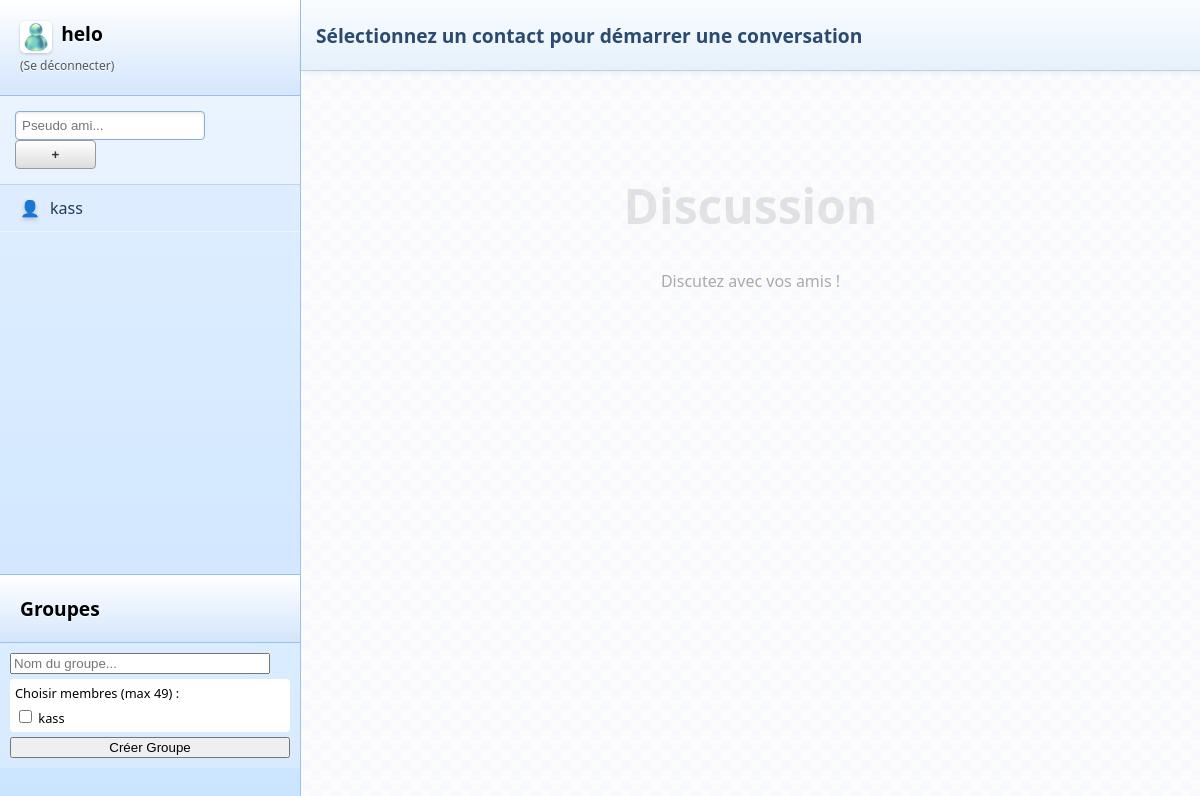
Page / (signed in) on the earlier database version.
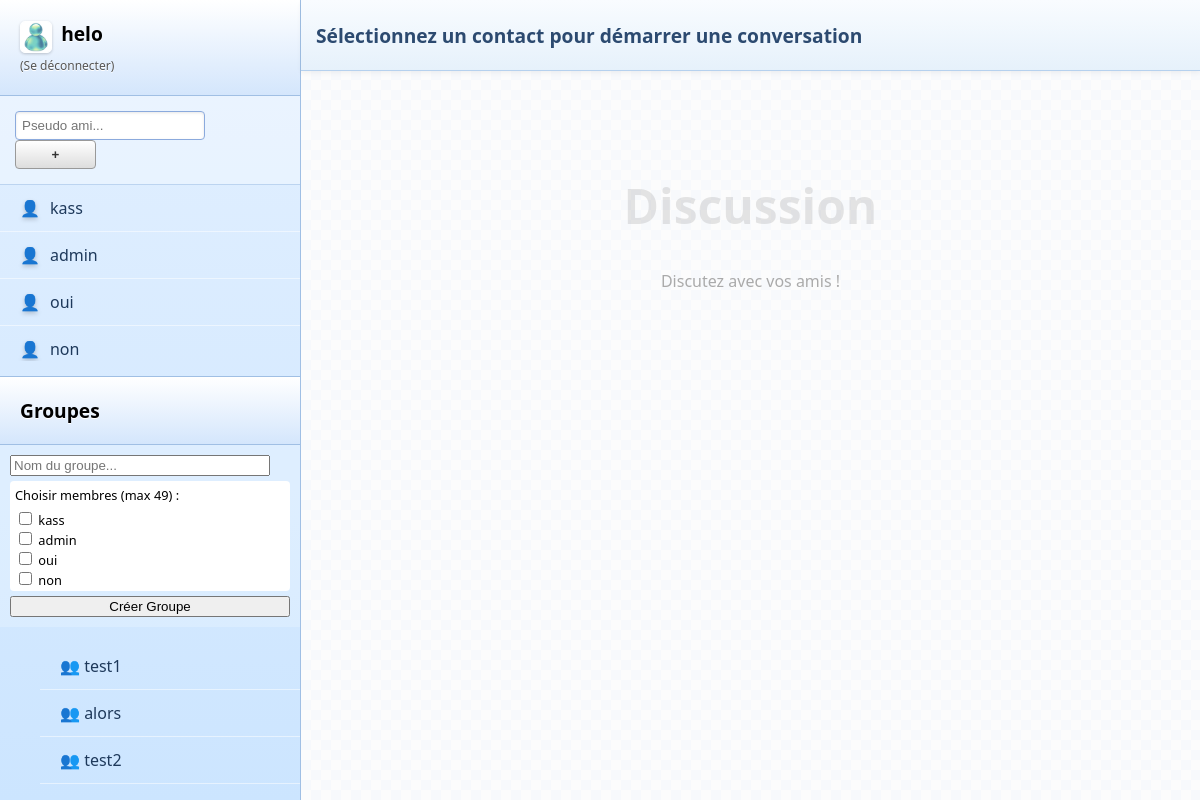
Same page on the later database version.
### models.py (models this page shows)
class User(UserMixin, db.Model):
    id = db.Column(db.Integer, primary_key=True)
    username = db.Column(db.String(150), unique=True, nullable=False)
    password_hash = db.Column(db.String(128))
    friends = db.relationship('User',
                              secondary=friendship,
                              primaryjoin=(friendship.c.user_id == id),
                              secondaryjoin=(friendship.c.friend_id == id),
                              backref=db.backref('friend_of', lazy='dynamic'),
                              lazy='dynamic')
    messages_sent = db.relationship('Message', backref='author', lazy=True, foreign_keys='Message.sender_id')
    messages_received = db.relationship('Message', backref='recipient', lazy=True, foreign_keys='Message.recipient_id')

class Group(db.Model):
    id = db.Column(db.Integer, primary_key=True)
    name = db.Column(db.String(100), nullable=False)
    members = db.relationship('User', secondary=group_members, backref='groups') #relation entre la teble d'association group_members et la table de groupe

### serveur.py (the view)
@app.route('/') #quand on tape l'adresse du site à sa racine
@login_required #si non connecté, revoie à la page de connexion
def chat():
    return render_template('chat.html', user=current_user) #on retourne la page chat.html, dans le dossier templates avec les données de user

### serveur.py (called while the page is built)
@login_manager.user_loader #prend l'utilisateur du cookie
def load_user(user_id): #prend son id
    return User.query.get(int(user_id)) #cherche l'utilisateur d'id du cookie

### templates/chat.html (shortened to what this page needs)
<!DOCTYPE html>
<html lang="fr">
<head>
</head>
<body>
    <div id="sidebar">
        <div id="sidebar-header">
            <img src="{{ url_for('static', filename='chat/default_pp.png') }}" style="width: 30px; height: 30px; border-radius: 5px; vertical-align: middle; border: 1px solid #fff; box-shadow: 0 1px 3px rgba(0,0,0,0.2); margin-right:5px;" alt="Profile Picture">
            <strong>{{ user.username }}</strong>
            <br><small><a href="{{ url_for('logout') }}">(Se déconnecter)</a></small>
        </div>
        <div id="add-friend-form">
            <form action="{{ url_for('add_friend') }}" method="POST">
                <input type="text" name="username" placeholder="Pseudo ami..." required>
                <button type="submit" title="Ajouter un contact">+</button>
            </form>
        </div>
        <ul id="friends-list">
            {% for friend in user.friends %}
                <li class="friend-item" data-id="{{ friend.id }}" data-name="{{ friend.username }}">
                    <span style="flex-grow:1;">{{ friend.username }}</span>
                </li>
            {% else %}
                <li style="padding: 15px; color: #555; text-align: center; font-style: italic;">
                    Liste de contacts vide.<br>Ajoutez quelqu'un !
                </li>
            {% endfor %}
        </ul>
        <div id="sidebar-header" style="margin-top:15px; border-top: 1px solid #a0bfe4;">
            <strong>Groupes</strong>
        </div>
        <div id="create-group-area" style="padding: 10px; font-size: 0.8em; background: rgba(255,255,255,0.2);">
            <form action="{{ url_for('create_group') }}" method="POST">
                <input type="text" name="group_name" placeholder="Nom du groupe..." required style="width: 90%; margin-bottom: 5px;">
                <div style="max-height: 100px; overflow-y: auto; background: white; padding: 5px; border-radius: 4px;">
                    <p style="margin: 0 0 5px 0;">Choisir membres (max 49) :</p>
                    {% for friend in user.friends %}
                        <label style="display: block;">
                            <input type="checkbox" name="friends_to_add" value="{{ friend.id }}"> {{ friend.username }}
                        </label>
                    {% endfor %}
                </div>
                <button type="submit" style="margin-top: 5px; width: 100%;">Créer Groupe</button>
            </form>
        </div>
        <ul id="groups-list">
            {% for group in user.groups %}
                <li class="group-item" data-id="{{ group.id }}" data-name="{{ group.name }}">
                    <span style="flex-grow:1;">👥 {{ group.name }}</span>
                </li>
            {% endfor %}
        </ul>
    </div>
    <div id="chat-area">
        <div id="chat-header">
            <span id="chat-title">Sélectionnez un contact pour démarrer une conversation</span>
        </div>
        <div id="messages">
            <div style="text-align: center; color: #aaa; margin-top: 50px;">
                <h1 style="font-size: 3em; opacity: 0.3;">Discussion</h1>
                <p>Discutez avec vos amis !</p>
            </div>
        </div>
    </div>
</body>
</html>

### templates/chat.html (style rules this page uses)
body { margin: 0; font-family: 'Trebuchet MS', 'Segoe UI', sans-serif; display: flex; height: 100vh; overflow: hidden; background: linear-gradient(to bottom, #cae8ff, #ffffff); }
#sidebar { width: 300px; background: linear-gradient(to bottom, #e3f0ff 0%, #cce5ff 100%); border-right: 1px solid #a0bfe4; display: flex; flex-direction: column; box-shadow: 2px 0 10px rgba(0,0,0,0.05); }
#sidebar-header { padding: 20px; background: linear-gradient(to bottom, #ffffff 0%, #d4e6fc 100%); border-bottom: 1px solid #a0bfe4; color: #2c4a70; text-shadow: 0 1px 0 #fff; }
#sidebar-header strong { font-size: 1.2em; color: #000; }
#sidebar-header a { color: #555; text-decoration: none; font-size: 0.9em; }
#add-friend-form { padding: 15px; border-bottom: 1px solid #bcd4f0; background: rgba(255,255,255,0.3); }
#add-friend-form input { width: 65%; padding: 6px; border: 1px solid #8baadd; border-radius: 4px; background: #fff; box-shadow: inset 0 1px 3px rgba(0,0,0,0.1); }
#add-friend-form button { width: 30%; padding: 6px; background: linear-gradient(to bottom, #fff 0%, #ddd 100%); border: 1px solid #999; border-radius: 4px; cursor: pointer; color: #333; font-weight: bold; }
#friends-list { list-style: none; padding: 0; margin: 0; overflow-y: auto; flex-grow: 1; }
.friend-item { padding: 12px 20px; cursor: pointer; border-bottom: 1px solid rgba(255,255,255,0.5); color: #1e395b; display: flex; align-items: center; transition: all 0.2s; }
.friend-item::before { content: "👤"; margin-right: 10px; filter: drop-shadow(0 2px 2px rgba(0,0,0,0.2)); }
#chat-area { flex-grow: 1; display: flex; flex-direction: column; background-color: #fcfcfc; background-image: repeating-linear-gradient(45deg, #fcfcfc 25%, transparent 25%, transparent 75%, #fcfcfc 75%, #fcfcfc), repeating-linear-gradient(45deg, #fcfcfc 25%, #f7f9fc 25%, #f7f9fc 75%, #fcfcfc 75%, #fcfcfc); background-position: 0 0, 10px 10px; background-size: 20px 20px; }
#chat-header { padding: 15px; background: linear-gradient(to bottom, #f9fcff 0%, #e6f1fb 100%); border-bottom: 1px solid #b6d1ee; font-weight: bold; font-size: 1.2em; height: 40px; display: flex; align-items: center; color: #2c4a70; box-shadow: 0 2px 5px rgba(0,0,0,0.05); }
#messages { flex-grow: 1; padding: 20px; overflow-y: auto; display: flex; flex-direction: column; gap: 15px; }
.group-item { padding: 12px 20px; cursor: pointer; border-bottom: 1px solid rgba(255,255,255,0.5); color: #1e395b; display: flex; align-items: center; transition: all 0.2s; }

Differences in the rows shown:
added User: username "admin"
added User: username "oui"
added User: username "non"
added Group: name "test1"
added Group: name "alors"
added Group: name "test2"
